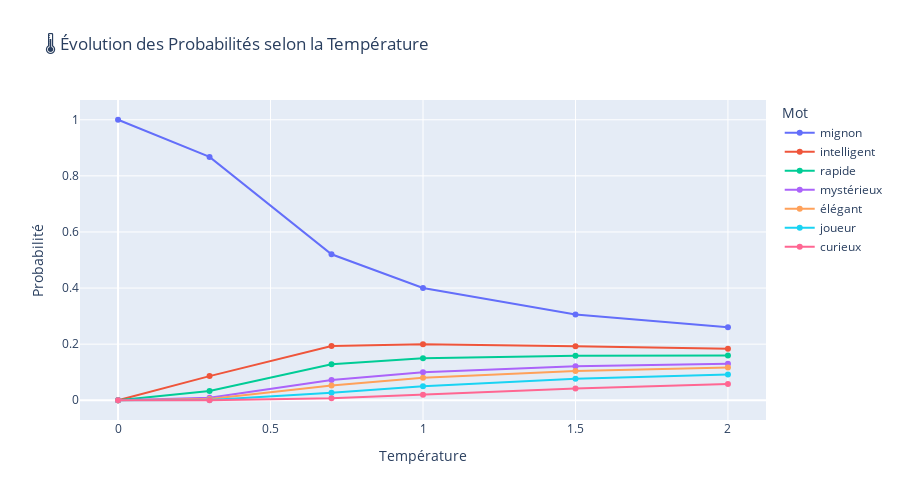

Source (notebook cell):
### Code cell
# Visualisation de l'effet de la température sur les probabilités
def calculer_probs_temperature(probs_base, temperature):
    """Calcule les probabilités ajustées selon la température"""
    if temperature == 0:
        # Toute la probabilité sur le max
        result = np.zeros_like(probs_base)
        result[np.argmax(probs_base)] = 1.0
        return result
    
    adjusted = np.array(probs_base) ** (1/temperature)
    return adjusted / np.sum(adjusted)

# Calculer pour différentes températures
temps_viz = [0, 0.3, 0.7, 1.0, 1.5, 2.0]
data_temp = []

for temp in temps_viz:
    probs_ajustees = calculer_probs_temperature(probabilities_base, temp)
    for i, (mot, prob) in enumerate(zip(mots_possibles, probs_ajustees)):
        data_temp.append({
            'Température': temp,
            'Mot': mot,
            'Probabilité': prob,
            'Rang': i
        })

df_temp = pd.DataFrame(data_temp)

# Graphique interactif
fig = px.line(df_temp, x='Température', y='Probabilité', color='Mot',
              title='🌡️ Évolution des Probabilités selon la Température',
              markers=True)

fig.update_layout(height=500)
fig.show()

# Heatmap des probabilités
pivot_temp = df_temp.pivot(index='Mot', columns='Température', values='Probabilité')

plt.figure(figsize=(12, 6))
sns.heatmap(pivot_temp, annot=True, fmt='.3f', cmap='Reds', 
            cbar_kws={'label': 'Probabilité'})
plt.title('🌡️ Heatmap des Probabilités par Température', fontsize=14, fontweight='bold')
plt.ylabel('Mots Possibles')
plt.xlabel('Température')
plt.tight_layout()
plt.show()

print("📊 Guide de lecture:")
print("  🔴 Rouge foncé = Probabilité élevée")
print("  🔴 Rouge clair = Probabilité modérée")
print("  ⚪ Blanc = Probabilité faible")
print("  📈 Plus la température augmente, plus les probabilités s'équilibrent")

### Figure 1 — Plotly figure (JSON) as saved in the notebook; plotly's stock layout.template omitted (floating-point values rounded to 4 significant figures)
{"data": [{"hovertemplate": "Mot=mignon<br>Température=%{x}<br>Probabilité=%{y}<extra></extra>", "legendgroup": "mignon", "line": {"color": "#636efa", "dash": "solid"}, "marker": {"symbol": "circle"}, "mode": "lines+markers", "name": "mignon", "orientation": "v", "showlegend": true, "type": "scatter", "x": [0.0, 0.3, 0.7, 1.0, 1.5, 2.0], "xaxis": "x", "y": [1.0, 0.8675, 0.5205, 0.4, 0.3054, 0.2602], "yaxis": "y"}, {"hovertemplate": "Mot=intelligent<br>Température=%{x}<br>Probabilité=%{y}<extra></extra>", "legendgroup": "intelligent", "line": {"color": "#EF553B", "dash": "solid"}, "marker": {"symbol": "circle"}, "mode": "lines+markers", "name": "intelligent", "orientation": "v", "showlegend": true, "type": "scatter", "x": [0.0, 0.3, 0.7, 1.0, 1.5, 2.0], "xaxis": "x", "y": [0.0, 0.08606, 0.1934, 0.2, 0.1924, 0.184], "yaxis": "y"}, {"hovertemplate": "Mot=rapide<br>Température=%{x}<br>Probabilité=%{y}<extra></extra>", "legendgroup": "rapide", "line": {"color": "#00cc96", "dash": "solid"}, "marker": {"symbol": "circle"}, "mode": "lines+markers", "name": "rapide", "orientation": "v", "showlegend": true, "type": "scatter", "x": [0.0, 0.3, 0.7, 1.0, 1.5, 2.0], "xaxis": "x", "y": [0.0, 0.03299, 0.1282, 0.15, 0.1588, 0.1593], "yaxis": "y"}, {"hovertemplate": "Mot=mystérieux<br>Température=%{x}<br>Probabilité=%{y}<extra></extra>", "legendgroup": "mystérieux", "line": {"color": "#ab63fa", "dash": "solid"}, "marker": {"symbol": "circle"}, "mode": "lines+markers", "name": "mystérieux", "orientation": "v", "showlegend": true, "type": "scatter", "x": [0.0, 0.3, 0.7, 1.0, 1.5, 2.0], "xaxis": "x", "y": [0.0, 0.008539, 0.07183, 0.1, 0.1212, 0.1301], "yaxis": "y"}, {"hovertemplate": "Mot=élégant<br>Température=%{x}<br>Probabilité=%{y}<extra></extra>", "legendgroup": "élégant", "line": {"color": "#FFA15A", "dash": "solid"}, "marker": {"symbol": "circle"}, "mode": "lines+markers", "name": "élégant", "orientation": "v", "showlegend": true, "type": "scatter", "x": [0.0, 0.3, 0.7, 1.0, 1.5, 2.0], "xaxis": "x", "y": [0.0, 0.004058, 0.05223, 0.08, 0.1044, 0.1163], "yaxis": "y"}, {"hovertemplate": "Mot=joueur<br>Température=%{x}<br>Probabilité=%{y}<extra></extra>", "legendgroup": "joueur", "line": {"color": "#19d3f3", "dash": "solid"}, "marker": {"symbol": "circle"}, "mode": "lines+markers", "name": "joueur", "orientation": "v", "showlegend": true, "type": "scatter", "x": [0.0, 0.3, 0.7, 1.0, 1.5, 2.0], "xaxis": "x", "y": [0.0, 0.0008471, 0.02669, 0.05, 0.07635, 0.09198], "yaxis": "y"}, {"hovertemplate": "Mot=curieux<br>Température=%{x}<br>Probabilité=%{y}<extra></extra>", "legendgroup": "curieux", "line": {"color": "#FF6692", "dash": "solid"}, "marker": {"symbol": "circle"}, "mode": "lines+markers", "name": "curieux", "orientation": "v", "showlegend": true, "type": "scatter", "x": [0.0, 0.3, 0.7, 1.0, 1.5, 2.0], "xaxis": "x", "y": [0.0, 3.995e-05, 0.007208, 0.02, 0.04145, 0.05817], "yaxis": "y"}], "layout": {"height": 500, "legend": {"title": {"text": "Mot"}, "tracegroupgap": 0}, "title": {"text": "🌡️ Évolution des Probabilités selon la Température"}, "xaxis": {"anchor": "y", "domain": [0, 1], "title": {"text": "Température"}}, "yaxis": {"anchor": "x", "domain": [0, 1], "title": {"text": "Probabilité"}}}}
